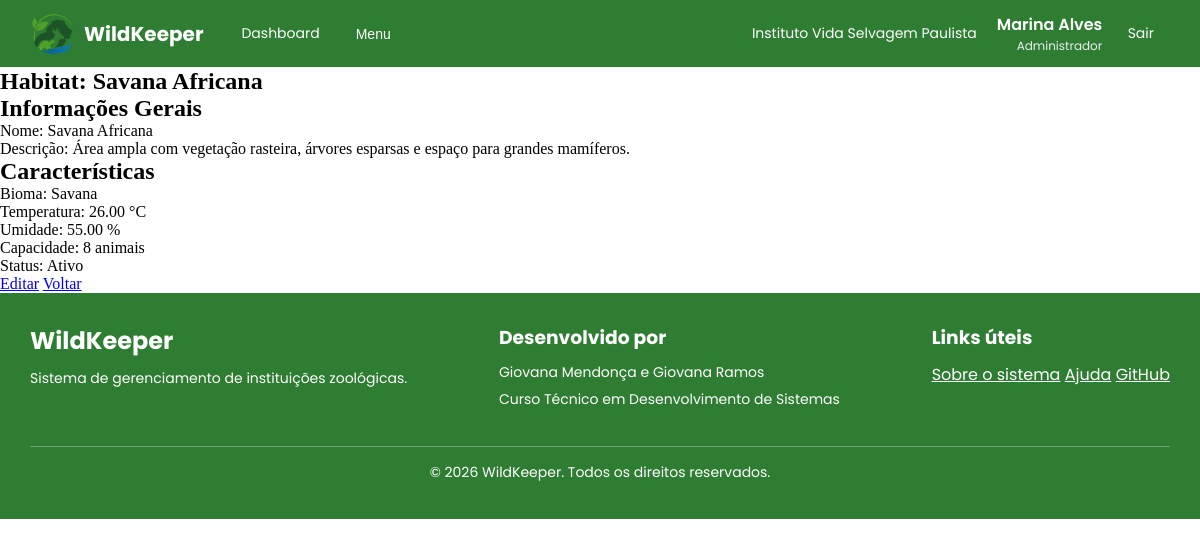
Screenshot of /src/habitats/mostrar_habitat.php?id=1 (signed in) with the database file from the repository.
### tables this page shows
CREATE TABLE
    IF NOT EXISTS habitats (
        id INT PRIMARY KEY AUTO_INCREMENT,
        nome VARCHAR(50) NOT NULL,
        descricao TEXT NOT NULL,
        bioma VARCHAR(50) NOT NULL,
        temperatura DECIMAL(5, 2) NOT NULL,  
        umidade DECIMAL(5, 2) NOT NULL,  
        capacidade INT NOT NULL,  
        status ENUM ('Ativo', 'Em manutenção', 'Interditado') DEFAULT 'Ativo',
        instituicao_id INT NOT NULL,
        FOREIGN KEY (instituicao_id) REFERENCES instituicoes (id),
        created_at TIMESTAMP DEFAULT CURRENT_TIMESTAMP,
        updated_at TIMESTAMP DEFAULT CURRENT_TIMESTAMP ON UPDATE CURRENT_TIMESTAMP
    );

### src/habitats/mostrar_habitat.php (the view, shortened to what this page needs)
<?php
include "../includes/autenticacao.php";
$habitatId = trim($_GET['id'] ?? '');
$sql = "SELECT
    id,
    nome,
    descricao,
    bioma,
    temperatura,
    umidade,
    capacidade,
    status
FROM habitats
WHERE instituicao_id = ? AND id = ?";
$stmt = $conexao->prepare($sql);
$stmt->bind_param("ii", $_SESSION['instituicao_id'], $habitatId);
$stmt->execute();
$result = $stmt->get_result();
$habitat = $result->fetch_assoc();
?>
<!DOCTYPE html>
<html lang="pt-br">
<head>
    <link rel="stylesheet" href="../../assets/css/reset.css">
    <link rel="stylesheet" href="../../assets/css/dashboard_global.css">
</head>
<body>
    <?php include "../includes/dashboard-header.php" ?>
    <main>
        <section>
            <h1>Habitat: <?= htmlspecialchars($habitat['nome']) ?></h1>
            <article>
                <h2>Informações Gerais</h2>
                <p>Nome: <?= htmlspecialchars($habitat['nome']) ?></p>
                <p>Descrição: <?= htmlspecialchars($habitat['descricao']) ?></p>
            </article>
            <article>
                <h2>Características</h2>
                <p>Bioma: <?= htmlspecialchars($habitat['bioma']) ?></p>
                <p>Temperatura: <?= htmlspecialchars($habitat['temperatura']) ?> °C</p>
                <p>Umidade: <?= htmlspecialchars($habitat['umidade']) ?> %</p>
                <p>Capacidade: <?= htmlspecialchars($habitat['capacidade']) ?> animais</p>
                <p>Status: <?= htmlspecialchars($habitat['status']) ?></p>
            </article>
            <a href="editar_habitat.php?id=<?= $habitatId ?>">Editar</a>
            <a href="index.php">Voltar</a>
        </section>
    </main>
    <?php include "../includes/dashboard-footer.php" ?>
</body>
</html>

### assets/css/dashboard_global.css (style rules this page uses)
:root { --verde-principal: #2E7D32; --verde-claro: #81C784; --azul: #1565C0; --cinza: #ECEFF1; --branco: #FFFFFF; --erro-sair: #D32F2F; --sucesso: #388E3C; --texto: #263238; }

### rows the page displays
habitats: nome "Savana Africana", descricao "Área ampla com vegetação rasteira, árvores esparsas e espaço para grandes mamíferos.", bioma "Savana", temperatura "26.00", umidade "55.00", capacidade "8", status "Ativo"

### other values shown
$_SESSION['instituicao_nome'] "Instituto Vida Selvagem Paulista"
$_SESSION['nome'] "Marina Alves"
$_SESSION['cargo_nome'] "Administrador"
